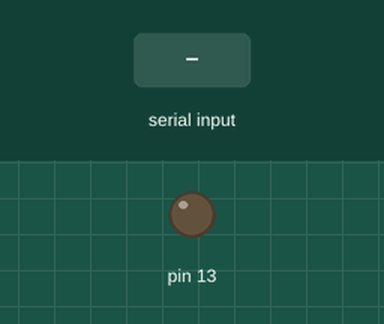
Recording of a sketch running on a simulated Arduino Uno, built with avr-gcc and run on an emulated ATmega328P. Shown: output pins drawn as LEDs (lit = HIGH). Dashed ring = blinking. The test bench sets the inputs (shaded band). What the sketch prints to the serial monitor is not drawn.

Above: at 0.1 s.
At 4.2 s:
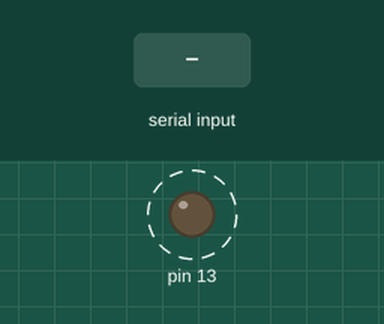
4.3 s: "1\n" received over the second serial link
Timing chart, 0 to 13.8 s (numbered marks = the images above; inputs shaded):
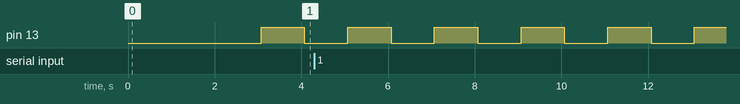

The sketch:

prova1.ino
```cpp
// (licence header left out)
#include <HardwareSerial.h>
#include <SoftwareSerial.h> //en realitat estem fent servir ESPSoftwareSerial.h

// Global variables
String inputMessage = "";        // A string to hold incoming data
boolean IsMessageReady = false;  // Whether the string is complete

// gpsSerial(receive from GPS,transmit to the GPS module)
SoftwareSerial gpsSerial(16,17);

void setup()
{
  pinMode(13, OUTPUT);
  // Keep the User informed
  Serial.begin(115200);
  Serial.println("Initializing GPS");

  //Receive from the GPS device (the NMEA sentences) - Green wire
  pinMode(16, INPUT);

  //Transmit to the GPS device - Yellow wire
  pinMode(17, OUTPUT);

  // Connect to the GPS module
  gpsSerial.begin(9600);

  delay(1000);

  AllSentences();

  // Reserve 200 bytes for the SoftwareSerial string
  inputMessage.reserve(200);
}

void loop()
{
  digitalWrite(13, HIGH);   // turn the LED on (HIGH is the voltage level)
  delay(1000);                       // wait for a second
  digitalWrite(13, LOW);    // turn the LED off by making the voltage LOW
  delay(1000);                       // wait for a second
  while (gpsSerial.available() && IsMessageReady == false)
  {
     // Read the new byte:
     char nextChar = (char)gpsSerial.read();

     // Append to the inputSerial1 string
     inputMessage += nextChar;

     // If a newline, then set flag so that the main loop will process the string
     if (nextChar == '\n') {
       IsMessageReady = true;
     }
   }

    // Does SoftwareSeria1 have a new message?
   if (IsMessageReady)
   {
     // Print new message on a new line.
     // The last character of the SoftwareSerial is a new line
     Serial.print(inputMessage);

     // clear the string:
     inputMessage = "";
     IsMessageReady = false;
   }
}

void AllSentences()
{
  // Turn-off Static mode
  // PKT Type is PMTK_API_SET_STATIC_NAV_THD
  // Command in the MT3337 Platform NMEA Message Specification_V1.00
  //gpsSerial.println("$PMTK251,9600 *21"); //sets baudrate. Checksum: https://nmeachecksum.eqth.net/
  gpsSerial.println("$PMTK386,0*23"); //sets navigation speed threshold
  delay(1000);

  // Select output sentences
  // PMTK_API_SET_MNEA_OUTPUT
  // Supported NMEA Sentences:
  //    0 NMEA_SEN_GLL,  // GPGLL interval - Geographic Latitude longitude
  //    1 NMEA_SEN_RMC,  // GPRMC interval - Recomended Minimum Specific
  //    2 NMEA_SEN_VTG,  // GPVTG interval - Course Over Ground Speed
  //    3 NMEA_SEN_GGA,  // GPGGA interval - GPS Fix Data
  //    4 NMEA_SEN_GSA,  // GPGSA interval - GNSS Satellites Active
  //    5 NMEA_SEN_GSV,  // GPGSV interval - GNSS Satellites in View
  //    6 NMEA_SEN_GRS,  // GPGRS interval – GNSS Range Residuals
  //    7 NMEA_SEN_GST,  // GPGST interval – GNSS Pseudorange Errors Statistics
  //   17 NMEA_SEN_ZDA,  // GPZDA interval – Time & Date
  //   18 NMEA_SEN_MCHN, // PMTKCHN interval – GNSS channel status
  //   19 NMEA_SEN_DTM,  // GPDTM interval – Datum reference

  // To work out the checksum I used the spreadsheet below
  // https://www.roboticboat.uk/Excel/NMEAchecksum.xlsx

  gpsSerial.println("$PMTK314,1,1,1,1,1,5,0,0,0,0,0,0,0,0,0,0,0,0,0,0*34");
  delay(1000);
}
```

Measured:
- by itself, pin 13: alternates HIGH for 1.0 s and LOW for 1.0 s
